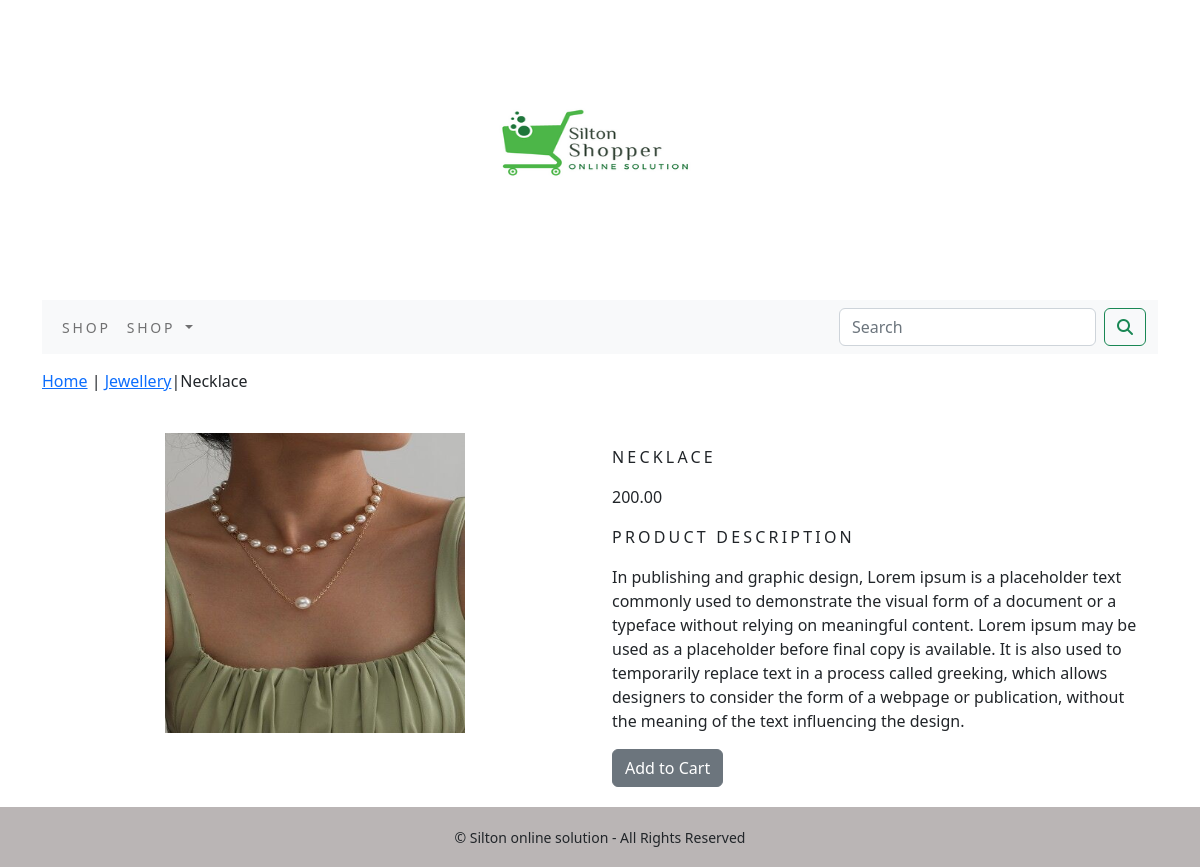
/shop/Jewellery/necklace/, run on the app's committed database.
### shop/models.py (models this page shows, shortened)
class Product(models.Model):
    name=models.CharField(max_length=250,unique=True)
    slug=models.SlugField(max_length=250,unique=True)
    description=models.TextField(blank=True)
    price=models.DecimalField(max_digits=10,decimal_places=2)
    category=models.ForeignKey(Category,on_delete=models.CASCADE)
    image=models.ImageField(upload_to='product',blank=True)
    stock=models.IntegerField()
    available=models.BooleanField(default=True)
    created=models.DateTimeField(auto_now_add=True)
    updated=models.DateTimeField(auto_now_add=True)
    class Meta:
        ordering=('name',)
        verbose_name='product'
        verbose_name_plural='products'

class Category(models.Model):
    name=models.CharField(max_length=250,unique=True)
    slug=models.SlugField(max_length=250,unique=True)
    description=models.TextField(blank=True)
    image=models.ImageField(upload_to='category',blank=True)
    class Meta:
        ordering=('name',)
        verbose_name='category'
        verbose_name_plural='categories'
    def get_url(self):
            return reverse('shop:products_by_category',args=[self.slug])
    def __str__(self):
        return' {}' .format(self.name)

### shop/views.py (the view)
# urls.py: path('<slug:c_slug>/<slug:product_slug>/',views.proddetail,name='prodcatdetail'),
def proddetail(request,c_slug,product_slug):
    try:
        product=Product.objects.get(category__slug=c_slug,slug=product_slug)
    except  Exception as e:
        raise e
    return  render(request,'product.html',{'product':product})

### cart/context_processors.py (called while the page is built)
def counter(request):
    item_count=0
    if 'admin' in request.path:
        return ()
    else:
        try:
            cart=Cart.objects.filter(cart_id=_cart_id(request))
            cart_items=CartItem.objects.all().filter(cart=cart[:1])
            for cart_item in cart_items:
                item_count += cart_item.quantity
        except Cart.DoesNotExist:
            item_count = 0
    return  dict(item_count=item_count)

### cart/views.py (called while the page is built)
def _cart_id(request):
    cart=request.session.session_key
    if not cart:
        cart=request.session.create()
    return cart

### shop/context_processors.py (called while the page is built)
def menu_links(request):
    links=Category.objects.all()
    return dict(links=links)

### templates/product.html (shortened to what this page needs)
{% extends 'base.html' %}
{% load static %}
{% block content %}
<div class="row my_prod_row_class">
    <div class="mx_auto">
        <p><a href="{% url 'shop:allprodcat' %}">Home</a> | <a href="{{product.category.get_url}}">{{product.category}}</a>|{{product.name}}</p>
    </div>
<div class="container">
<br>
<div class="row">
    <div class="col-12 col-sm-12 col-md-12 col-lg-6 text-center">
        <div style="min-width:18rem">
           <img src="{{product.image.url}}" alt="{{product.name}}" width="300px;" height="300px;">
        </div>
    </div>
        <div class="col-12 col-sm-12 col-md-12 col-lg-6">
            <div>
            <h1 class="my_prod_little">{{product.name}}</h1>
            <p>{{product.price}}</p>
            <p class="my_little">product Description</p>
            <p class="text-justify my_prod_text">{{product.description}}</p>
            {% if product.stock <= 0 %}
            <p class="text-justify my_prod_text"><b>Out of Stock</b></p>
            {% else %}
            <a class="btn btn-secondary" href="{% url 'cart:add_cart' product.id %}">Add to Cart</a>
            {% endif %}
         </div>
     </div>
        </div>
  </div>
</div>
{% endblock %}

### static/css/custom.css (style rules this page uses)
body { font-family: 'Roboto', sans-serif; min-height:100%; display:flex; flex-direction:column; }
html { height:100%; }
.my_little { font-size16px; text-transform:uppercase; letter-spacing:.2em; }
.my_prod_row_class { padding-top:15px; padding-bottom:20px; }
.my_prod_little { font-size:16px; text-transform:uppercase; letter-spacing:.2em; padding-top:15px; padding-bottom:10px; }
.my_prod_text { padding-right:20px; }

### data on the page
Product: category "Jewellery", name "Necklace", image (picture), name "NECKLACE", price "200.00", description "In publishing and graphic design, Lorem ipsum is a placeholder text commonly used to demonstrate the visual form of a document or a typeface without relying on meaningful content. Lorem ipsum may be used as a placeholder before final copy is available. It is also used to temporarily replace text in a process called greeking, which allows designers to consider the form of a webpage or publication, without the meaning of the text influencing the design."
